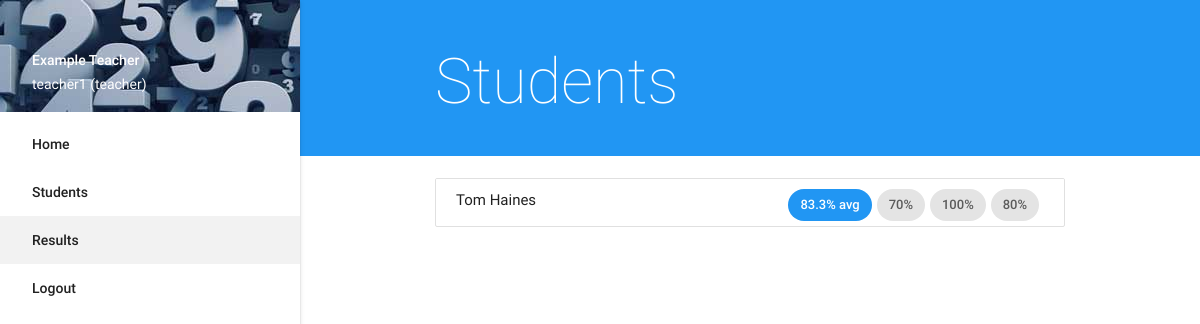
The page /teacher/results/ (signed in) on the database its author committed.
### namesfornumbers/models.py (models this page shows, shortened)
class User(db.Model):
    id = db.Column(db.Integer, primary_key=True)
    name = db.Column(db.String(80))
    username = db.Column(db.String(20))
    password = db.Column(db.LargeBinary())
    role = db.Column(db.String(10))
    is_authenticated = True
    is_active = True
    is_anonymous = False
    questions = db.relationship("Question", backref="student", lazy="dynamic")
    teacher_id = db.Column(db.Integer, db.ForeignKey('user.id'))
    students = db.relationship("User", backref="teacher", lazy="dynamic",
                               remote_side=id, uselist=True)  # This somehow made a many-to-many relationship

### namesfornumbers/teacher/views.py (the view)
@teacher_blueprint.route('/results/')
def results():
    students = current_user.students
    student_scores = {
    }  # {student: (<User:student>, [average1, average2, average3])}
    for student in students:
        student_scores[student.username] = (student, [])
        student_avg_list = student_scores[student.username][1]
        questions = student.questions.paginate(page=1, per_page=10)
        for x in questions.items:
            print(x.question_text)
        def get_average(questions):
            i = []
            for question in questions.items:
                if question.correct:
                    i.append(question)
            return len(i) * 10
        student_avg_list.append(get_average(questions))
        while questions.has_next and questions.page <= 3:
            questions = questions.next()
            student_avg_list.append(get_average(questions))
        average = sum(student_avg_list) / 3
    print(student_scores)
    return render_template(
        'teacher/results.html',
        active='results',
        student_scores=student_scores,
        average=average)

### namesfornumbers/__init__.py (called while the page is built)
@login_manager.user_loader
def user_loader(user_id):
    return User.query.get(user_id)

### namesfornumbers/templates/teacher/results.html
{% extends 'base.html' %}
{% block content %}
<div class="section blue white-text">
    <div class="container">
    <h1 style="font-weight:100">Students</h1>
    </div>
</div>
<div class="section">
    <div class="container">
    <ul class="collection">
        {% for username, student in student_scores.items() %}
        <li class="collection-item">
            {{ student[0].name }}
            {% for score in student[1] %}
                <span class="chip right">{{score}}%</span>
            {% endfor %}
                <div class="chip blue white-text right">{{ average | round(1, 'common') }}% avg</div>
        </li>
        {% endfor %}
    </ul>
    </div>
</div>
{% endblock %}

### namesfornumbers/templates/nav.html
<ul id="slide-out" class="side-nav fixed">
    <li>
        <div class="user-view">
            <div class="background">
                <img src="{{ url_for('static', filename='img/number.jpg') }}">
            </div>
            <span class="white-text name">{{ current_user.name }}</span>
            <span class="white-text email">{{ current_user.username }} ({{current_user.role}})</span>
        </div>
    </li>
    <li {% if active and active == "home" %}class="active"{% endif %}><a href="/{{ current_user.role }}/home">Home</a></li>
    {% if current_user.role == "student" %}
    <li {% if active and active == "test" %}class="active"{% endif %}><a href="/student/test">Test</a></li>
    <li {% if active and active == "results" %}class="active"{% endif %}><a href="/student/results/">Previous Scores</a></li>
    {% else %}
    <li {% if active and active=="students" %}class="active" {% endif %}><a href="/teacher/students">Students</a></li>
    <li {% if active and active=="results" %}class="active" {% endif %}><a href="/teacher/results">Results</a></li>
    {% endif %}
    <li><a href="/auth/logout/">Logout</a></li>
</ul>

### rows shown on the page
User: name "Example Teacher", username "teacher1", role "teacher"
User: name "Tom Haines", 1 "80" "100" "70", average "83.3"
